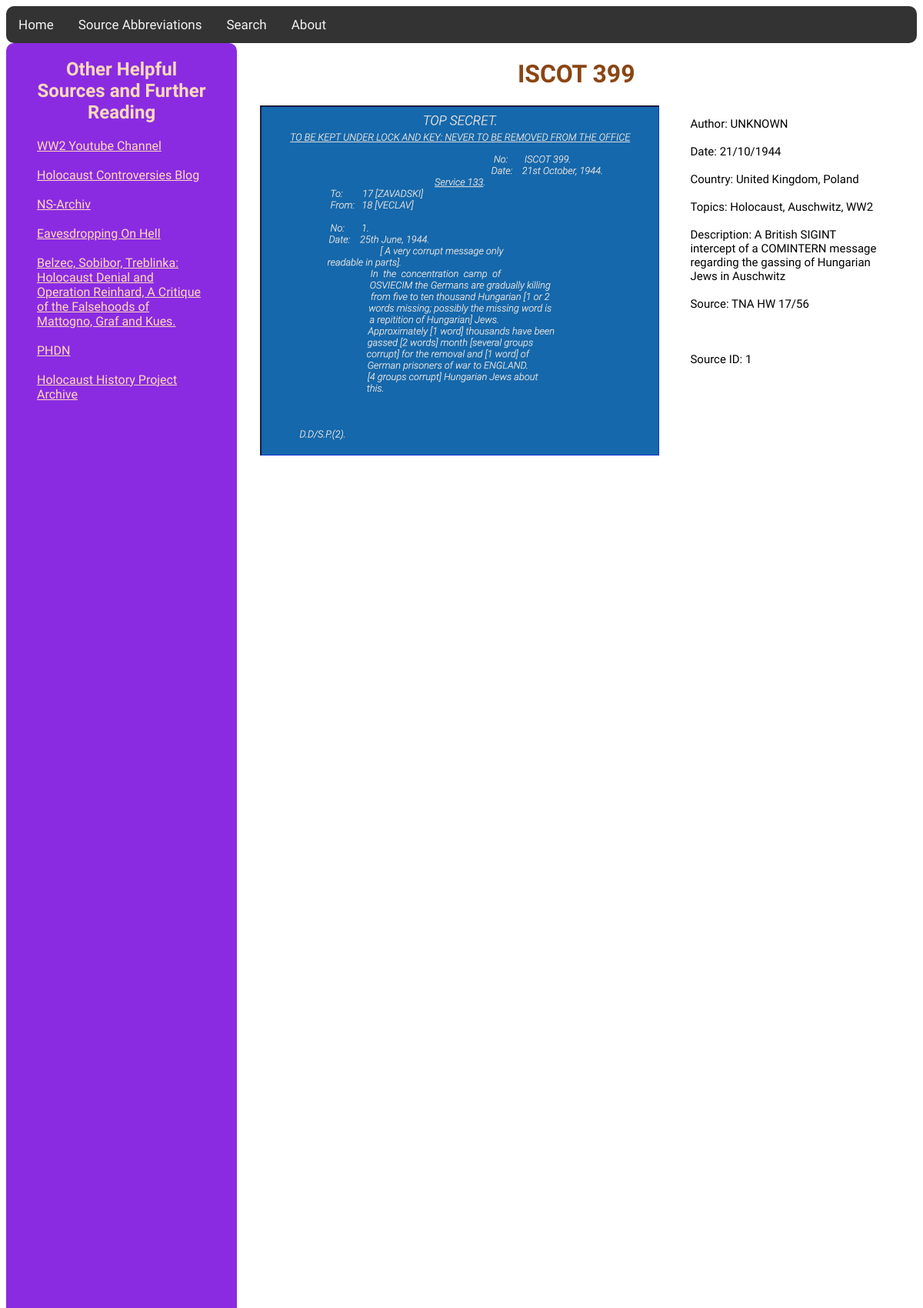
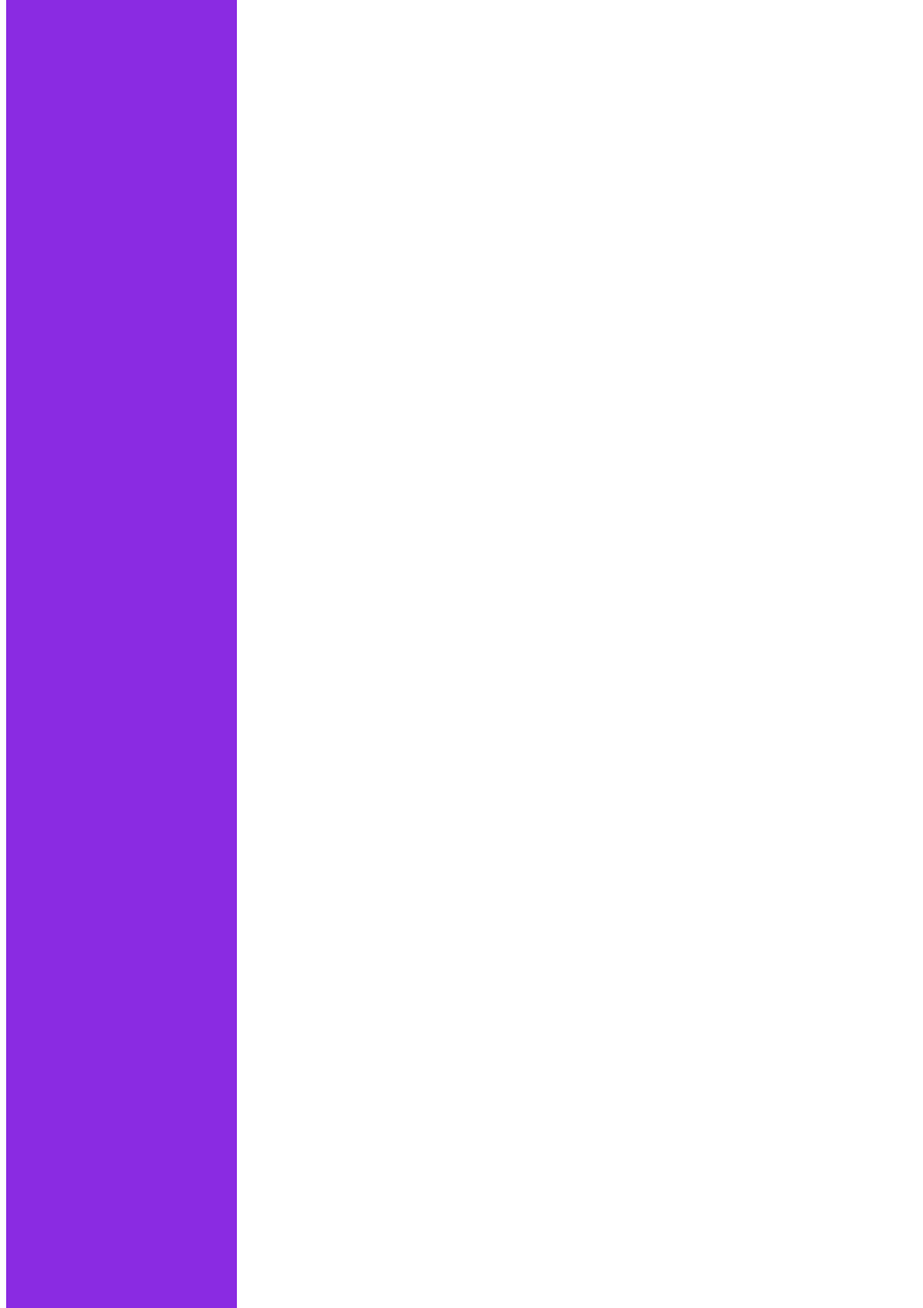
The page /source/1 (upper part) on the database its author committed (2 pictures, top to bottom).
### tables this page shows
CREATE TABLE "FURTHER" (
	"ID"	INTEGER,
	"NAME"	TEXT,
	"URL"	TEXT,
	PRIMARY KEY("ID")
);

CREATE TABLE "SOURCES" (
	"ID"	INTEGER,
	"DESCRIPTION"	TEXT,
	"YEAR"	INTEGER,
	"MONTH"	INTEGER,
	"DATE"	INTEGER,
	"AUTHOR"	TEXT,
	"PATH"	TEXT,
	"LINK"	TEXT,
	"CITATION"	TEXT,
	"WIDTH"	INTEGER,
	"TITLE"	TEXT,
	PRIMARY KEY("ID")
);

### app.py (the view)
@app.route('/source/<id>')
def source(id):
    source = []
    prot = False
    if id == "1":
        prot = True
    conn = sqlite3.connect("sources.db")
    cursor = conn.cursor()
    src = cursor.execute("SELECT ID,DESCRIPTION,YEAR,MONTH,DATE,AUTHOR,PATH,LINK,CITATION,WIDTH,TITLE FROM SOURCES WHERE ID=?", (id,))
    src = src.fetchall()
    src= src[0]
    src = list(src)
    countries = cursor.execute("SELECT NAME FROM COUNTRIES WHERE ID IN (SELECT COUN_ID FROM SRC_COUNS WHERE SRC_ID=?)", (id,))
    countries = countries.fetchall()
    countries = [c[0] for c in countries]
    src.append(countries)
    tags = get_tags(int(id), cursor)
    src.append(tags)
    tag_ids = [t[0] for t in cursor.execute("SELECT TAG_ID FROM SRC_TAGS WHERE SRC_ID=?", (id,)).fetchall()]
    print(tag_ids)
    further = {}
    for tag_id in tag_ids:
        furt = cursor.execute("SELECT NAME, URL FROM FURTHER WHERE ID IN (SELECT FURT_ID FROM TAGS_FURTHER WHERE TAG_ID=?)", (tag_id,)).fetchall()
        for f in furt:
            further[f[0]] = f[1]
    conn.close()
    return render_template("source.html", source=src, prot=False if id != "1" else True, further=further)

### app.py (called while the page is built)
def get_tags(id: int, cursor) -> list:
    cursor.execute("SELECT TAG FROM TAGS WHERE ID IN (SELECT TAG_ID FROM SRC_TAGS WHERE SRC_ID=?)", (id,))
    tags = [t[0] for t in cursor.fetchall()]  # Fixed: properly extract tags from tuples
    return tags

### templates/source.html (shortened to what this page needs)
<!DOCTYPE html>
<html lang="en">
<head>
    <link rel="stylesheet" href="{{ url_for('static', filename='styles/styles.css') }}">
</head>
<body id="source_page">
    <div class="topnav">
      <a href="{{url_for('index')}}">Home</a>
      <a href="{{url_for('sources_abbr')}}">Source Abbreviations</a>
      <a href="{{ url_for('search') }}">Search</a>
      <a href="{{ url_for('about') }}">About</a>
    </div>
    <div class="sidebar">
        <h2 class="src_link" style="text-align: center">Other Helpful Sources and Further Reading</h2>
        <p class="src_link">
            {% for key, value in further.items() %}
                <a id="sidebar-a" href="{{ value }}">{{ key }}</a>
                <br>
                <br>
            {% endfor %}
        </p>
    </div>
    <div id="main_content">
    <h1 id="title">{{ source[10] }}</h1>
    </div>
    <div id="main">
        <div id="content" style="height: 1000px">
            {% if prot %}
                <object draggable="false" id="src_frame" class="scaled" style="zoom: 100%" data="{{ url_for('static', filename=source[6]) }}" width="{{ source[9] }}"></object>
            {% elif ".pdf" in source[6] and "Images/" in source[6] %}
                <object type="application/pdf" style="zoom: 100%" id="src_frame" data="{{ url_for('static', filename=source[6]) }}#view=FitV" width="{{ source[9] }}" height="700px"></object>
            {% elif "http" in source[6] %}
                <object id="src_frame" style="zoom: 100%" data="{{ source[9] }}#view=FitV" width="{{ source[13] }}"></object>
            {% else %}
                    <object draggable="false" id="src_frame" style="image-rendering: -webkit-optimize-contrast;" class="scaled" data="{{ url_for('static', filename=source[6]) }}" width="{{ source[9] }}"></object>
                    <script>console.log('using other')</script>
            {% endif %}
        </div>
        <div id="metadata">
            <p>
                Author: {{ source[5] }}<br><br>
                Date: {{ source[4] }}/{{ source[3] }}/{{ source[2] }}<br><br>
                Country: {{ ', '.join(source[11]) }}<br><br>
                Topics: {{ ', '.join(source[12]) }}<br><br>
                Description: {{ source[1] }}<br><br>
                Source: {{ source[8] }}<br><br>
                <br>
                <br>
                Source ID: {{ source[0] }}
                <br><br>
            </p>
        </div>
        <br>
        <br>
        <br>
        </div>
</body>
</html>

### static/styles/styles.css (style rules this page uses)
#title { color: saddlebrown; font-family: "Winky Rough"; text-align: center; }
.src_link { text-decoration: none; color: peachpuff; font-family: "Winky Rough"; }
#content { padding-left: 330px; width: 150%; height: 550%; align-items: center; overflow: auto; position: relative; padding-right: 0; }
.scaled { position: relative; top: 0; left: 0; transform-origin: center center; z-index: 100; overflow: auto; background-size: contain; background-repeat: no-repeat; }
h1 { text-align: center; }
.topnav { background-color: #333; overflow: hidden; border-radius: 10px; }
.topnav a { float: left; color: #f2f2f2; text-align: center; padding: 14px 16px; text-decoration: none; font-family: "Winky Rough", ui-rounded; font-size: 17px; }
.sidebar { width: 300px; box-sizing: border-box; position:absolute; background-color: blueviolet; border-radius: 10px; padding-left: 40px; padding-right: 40px; height: 150%; z-index: 20; }
#main { padding-right: 50px; display: flex; overflow: auto; height: 560px; padding-bottom: 100px; }
#main_content { margin-left: 230px; padding-left: 10%; padding-right: 50px; }
#metadata { font-family: "Winky Rough"; font-size: 15px; margin-left: 0px; padding-left: 40px; overflow: auto; }
body { overflow: auto; }
#src_frame { position: relative; top: 0; left: 0; }

### templates/source.html (style rules this page uses)
#sidebar-a { color: peachpuff; }

### rows shown on the page
FURTHER: NAME "WW2 Youtube Channel"
FURTHER: NAME "Holocaust Controversies Blog"
FURTHER: NAME "NS-Archiv"
FURTHER: NAME "Eavesdropping On Hell"
FURTHER: NAME "Belzec, Sobibor, Treblinka: Holocaust Denial and Operation Reinhard, A Critique of the Falsehoods of Mattogno, Graf and Kues."
FURTHER: NAME "PHDN"
FURTHER: NAME "Holocaust History Project Archive"
SOURCES: TITLE "ISCOT 399", AUTHOR "UNKNOWN", DATE "21", MONTH "10", YEAR "1944", DESCRIPTION "A British SIGINT intercept of a COMINTERN message regarding the gassing of Hungarian Jews in Auschwitz", CITATION "TNA HW 17/56", ID "1"

### other values the page prints
{{ ', '.join(source[11]) }} "United Kingdom, Poland"
{{ ', '.join(source[12]) }} "Holocaust, Auschwitz, WW2"
